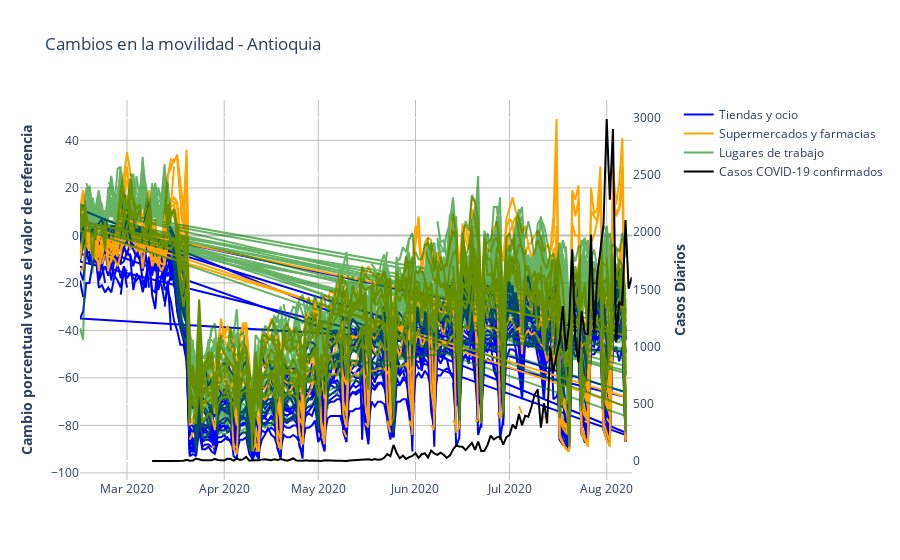

Source (notebook cell):
### Markdown cell above
## Casos confirmados y Movilidad de Google

Antioquia

### Code cell
df_g_colA=df_g_col[ df_g_col["sub_region_1"] == "Antioquia" ]

fig = make_subplots(specs=[[{"secondary_y": True}]],)

fig.add_trace(go.Scatter(
                x=df_g_colA.date,
                y=df_g_colA['retail_and_recreation_percent_change_from_baseline'],
                name="Tiendas y ocio",
                line_color='Blue',
                opacity=1), secondary_y=False,)

fig.add_trace(go.Scatter(
                x=df_g_colA.date,
                y=df_g_colA['grocery_and_pharmacy_percent_change_from_baseline'],
                name="Supermercados y farmacias",
                line_color='Orange',
                opacity=1), secondary_y=False,)

fig.add_trace(go.Scatter(
                x=df_g_colA.date,
                y=df_g_colA['workplaces_percent_change_from_baseline'],
                name="Lugares de trabajo",
                line_color='green',
                opacity=0.6), secondary_y=False,)

fig.add_trace(go.Scatter(
                x=df_covid_Antioquia.date,
                y=df_covid_Antioquia['casos'],
                name="Casos COVID-19 confirmados",
                line_color='black',
                opacity=1), secondary_y=True,)

# Titulo
fig.update_layout(
    title_text="Cambios en la movilidad - Antioquia", 
    paper_bgcolor='rgba(0,0,0,0)',
    plot_bgcolor='rgba(0,0,0,0)',
   
)
# Set x-axis title

#title_text="<b>Periodo mensual ( Enero 2014 - Enero 2020)</b>"

fig.update_xaxes(gridcolor='#bdbdbd')

# Set y-axes titles
fig.update_yaxes(title_text="<b>Cambio porcentual versus el valor de referencia</b>", secondary_y=False,gridcolor='#bdbdbd',zerolinecolor='#bdbdbd')

fig.update_yaxes(title_text="<b>Casos Diarios</b>", secondary_y=True)

fig.show()

### Figure 1 — Plotly figure (JSON) as saved in the notebook; plotly's stock layout.template omitted (floating-point values rounded to 4 significant figures; data arrays with more than 128 entries replaced by an {"elided": "..."} marker saying what was removed)
{"data": [{"line": {"color": "Blue"}, "name": "Tiendas y ocio", "opacity": 1, "type": "scatter", "x": {"elided": "9571 str values"}, "xaxis": "x", "y": {"elided": "9571 int values"}, "yaxis": "y"}, {"line": {"color": "Orange"}, "name": "Supermercados y farmacias", "opacity": 1, "type": "scatter", "x": {"elided": "9571 str values"}, "xaxis": "x", "y": {"elided": "9571 int values"}, "yaxis": "y"}, {"line": {"color": "green"}, "name": "Lugares de trabajo", "opacity": 0.6, "type": "scatter", "x": {"elided": "9571 str values"}, "xaxis": "x", "y": {"elided": "9571 int values"}, "yaxis": "y"}, {"line": {"color": "black"}, "name": "Casos COVID-19 confirmados", "opacity": 1, "type": "scatter", "x": {"elided": "145 str values"}, "xaxis": "x", "y": {"elided": "145 int values"}, "yaxis": "y2"}], "layout": {"paper_bgcolor": "rgba(0,0,0,0)", "plot_bgcolor": "rgba(0,0,0,0)", "title": {"text": "Cambios en la movilidad - Antioquia"}, "xaxis": {"anchor": "y", "domain": [0, 0.94], "gridcolor": "#bdbdbd"}, "yaxis": {"anchor": "x", "domain": [0, 1], "gridcolor": "#bdbdbd", "title": {"text": "<b>Cambio porcentual versus el valor de referencia</b>"}, "zerolinecolor": "#bdbdbd"}, "yaxis2": {"anchor": "x", "overlaying": "y", "side": "right", "title": {"text": "<b>Casos Diarios</b>"}}}}
